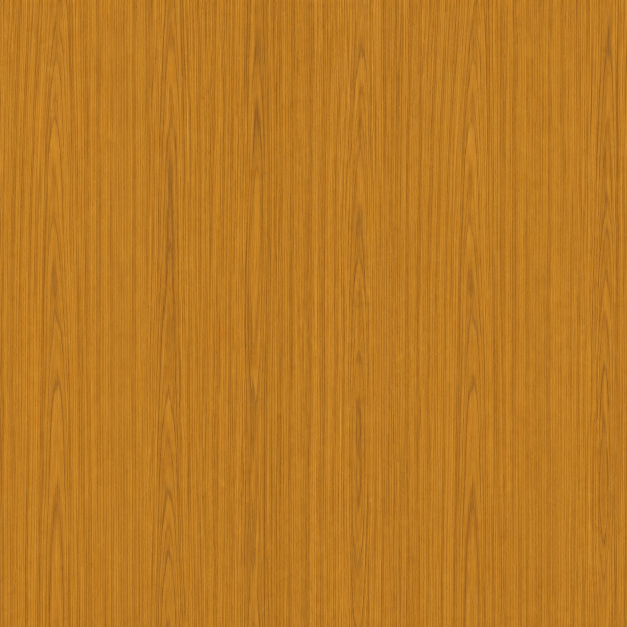
#> input picture scripts/material-sources/sandwich-panel-golden-oak.png, 1254 x 1254 px (shown at 1/2 size)
$ python generate-panel-wood-assets.py
#> lines starting #> are read from the running program, lines starting #| are printed output that depends on the picture
"""Generate role-specific PBR maps for wood-effect sandwich-panel skins.

The source images are project-owned ImageGen assets that represent a printed
coil-coating pattern. The normal and roughness maps intentionally describe a
smooth coated steel sheet, not natural wood relief.
"""

from __future__ import annotations

import json
import random
from pathlib import Path

from PIL import Image, ImageChops, ImageFilter, ImageOps


ROOT = Path(__file__).resolve().parents[1]
SOURCE_ROOT = ROOT / "scripts" / "material-sources"
OUTPUT_ROOT = ROOT / "public" / "materials" / "panel-wood"
MANIFEST_PATH = ROOT / "public" / "materials" / "manifest.json"

QUALITY_SIZES = {"1k": 1024, "2k": 2048}
DECORS = {
    "golden_oak": {
        "source": "sandwich-panel-golden-oak.png",
        "label": "Złoty Dąb",
        "prompt": "Golden Oak factory-printed wood-effect coil coating on smooth galvanized steel.",
    },
    "dark_oak": {
        "source": "sandwich-panel-dark-oak.png",
        "label": "Ciemny Dąb",
        "prompt": "Dark Oak factory-printed wood-effect coil coating on smooth galvanized steel.",
    },
    "bog_oak": {
        "source": "sandwich-panel-grey-wood.png",
        "label": "Szary drewnopodobny",
        "prompt": "Grey Wood factory-printed wood-effect coil coating on smooth galvanized steel.",
    },
}


def mirror_tile(image: Image.Image, size: int) -> Image.Image:
    quarter = ImageOps.fit(
        image.convert("RGB"),
        (size // 2, size // 2),
        method=Image.Resampling.LANCZOS,
    )
    top = Image.new("RGB", (size, size // 2))
    top.paste(quarter, (0, 0))
    top.paste(ImageOps.mirror(quarter), (size // 2, 0))
    result = Image.new("RGB", (size, size))
    result.paste(top, (0, 0))
    result.paste(ImageOps.flip(top), (0, size // 2))
    return result


def micro_surface(size: int, seed: int) -> tuple[Image.Image, Image.Image]:
    random.seed(seed)
    noise = Image.effect_noise((size, size), 8).filter(
        ImageFilter.GaussianBlur(max(0.35, size / 3200)),
    )
    subtle = noise.point(lambda value: max(0, min(255, 128 + round((value - 128) * 0.012))))
    nx = ImageChops.offset(subtle, 1, 0)
    ny = ImageChops.offset(subtle, 0, 1)
    normal = Image.merge("RGB", (nx, ny, Image.new("L", (size, size), 255)))
    roughness = noise.point(lambda value: max(0, min(255, 148 + round((value - 128) * 0.02))))
    return normal, roughness


def save_webp(image: Image.Image, path: Path, quality: int) -> None:
    path.parent.mkdir(parents=True, exist_ok=True)
    image.save(path, "WEBP", quality=quality, method=6)


def update_manifest() -> None:
    manifest = json.loads(MANIFEST_PATH.read_text(encoding="utf-8"))
    panel_finishes = {}
    for finish_id, decor in DECORS.items():
        panel_finishes[finish_id] = {
            "kind": "printed-wood sandwich-panel skin",
            "source": decor["source"],
            "author": "OpenAI ImageGen / project",
            "license": "Project-owned generated asset",
            "referenceProduct": "SteelProfil wood-effect PIR sandwich panel",
            "referenceUrl": "https://www.steelprofil.eu/sklep/plyta-warstwowa-drewnopodobna-okladzina-poliuretan-pir/",
            "transformation": (
                "Mirror-tiled and exported as WebP. Normal and roughness were "
                "generated as smooth polyester-coated steel microstructure."
            ),
            "promptSummary": decor["prompt"],
            "variants": ["1k", "2k"],
            "maps": ["albedo", "normal", "roughness"],
        }
    manifest["panelWoodFinishes"] = panel_finishes
    MANIFEST_PATH.write_text(
        json.dumps(manifest, ensure_ascii=False, indent=2) + "\n",
        encoding="utf-8",
    )


def main() -> None:
    for index, (finish_id, decor) in enumerate(DECORS.items()):
        source = Image.open(SOURCE_ROOT / decor["source"]).convert("RGB")
#> source is the input picture: PIL image 1254x1254 RGB; mean R, G, B 186.5, 121.8, 35.5
        for quality, size in QUALITY_SIZES.items():
            albedo = mirror_tile(source, size)
            normal, roughness = micro_surface(size, 4100 + index)
            target = OUTPUT_ROOT / finish_id / quality
            save_webp(albedo, target / "albedo.webp", 88)
            save_webp(normal, target / "normal.webp", 80)
            save_webp(roughness, target / "roughness.webp", 80)
            if quality == "2k":
                preview = ImageOps.fit(albedo, (320, 320), method=Image.Resampling.LANCZOS)
                save_webp(preview, target.parent / "preview.webp", 84)
#> this loop made 2 passes
#> pass 1, in mirror_tile, `quarter = ImageOps.fit( image.convert("RGB"), (size // 2, size // 2), ..`:
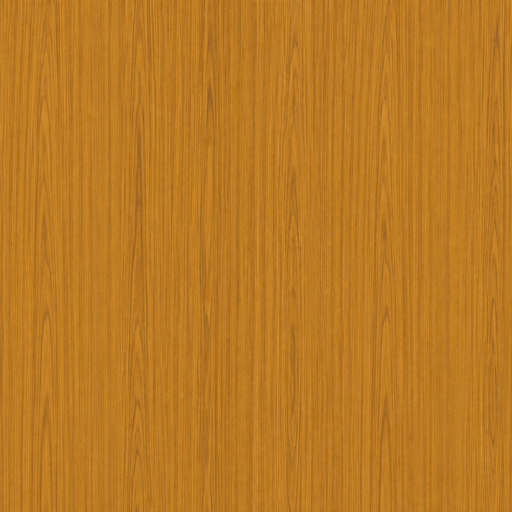
#> quarter: PIL image 512x512 RGB; mean R, G, B 186.5, 121.8, 35.5
#> after the loop:
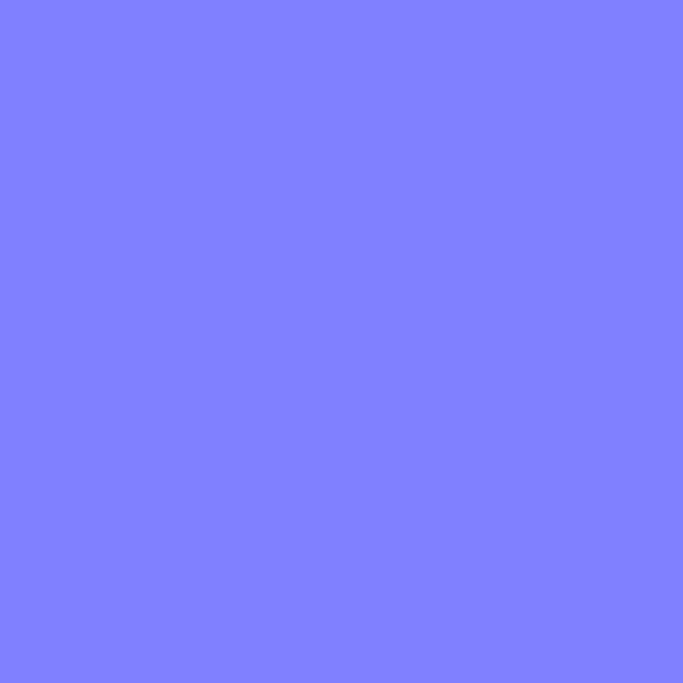
#> normal: PIL image 2048x2048 RGB (shown at 1/3 size); mean R, G, B 128, 128, 255
#> after the loop: roughness: PIL image 2048x2048 L; every value is 148
#> pass 2 of the loop in main, `for index, (finish_id, decor) in enumerate(DECORS.items()):`:
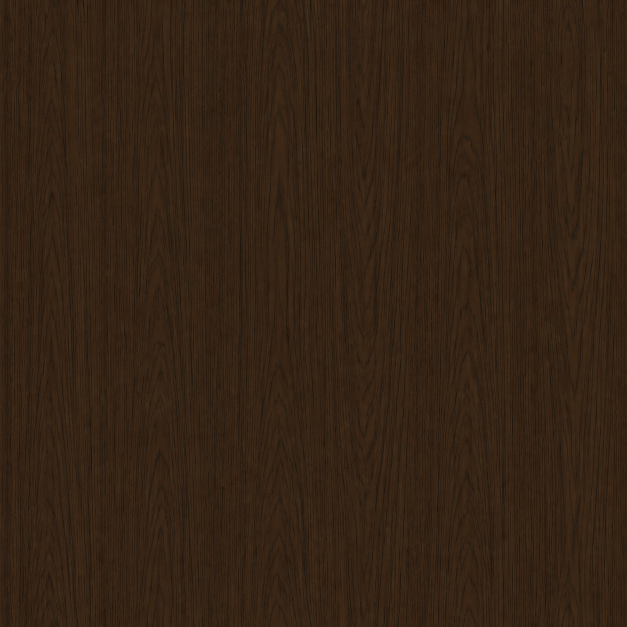
#> input picture scripts/material-sources/sandwich-panel-dark-oak.png, 1254 x 1254 px (shown at 1/2 size)
#> in main, source is the input picture: PIL image 1254x1254 RGB; mean R, G, B 52.5, 34.9, 20.5
#> the loop in main, `for quality, size in QUALITY_SIZES.items():` made 2 passes
#> pass 1, in mirror_tile (call 3), `quarter = ImageOps.fit( image.convert("RGB"), (size // 2, size // 2), ..`:
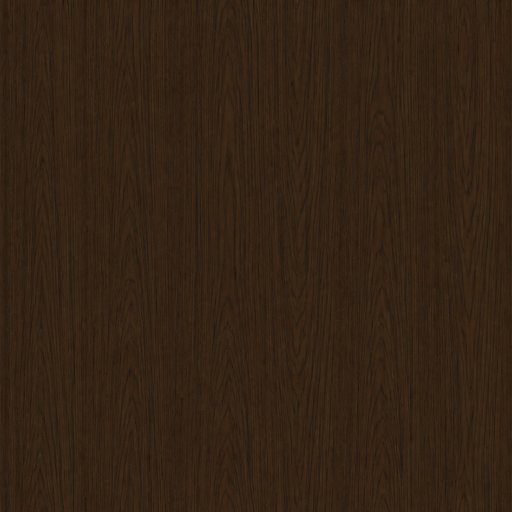
#> quarter: PIL image 512x512 RGB; mean R, G, B 52.5, 34.9, 20.5
#> pass 1, in micro_surface (call 3), `noise = Image.effect_noise((size, size), 8).filter( ImageFilter.Gaussi..`:
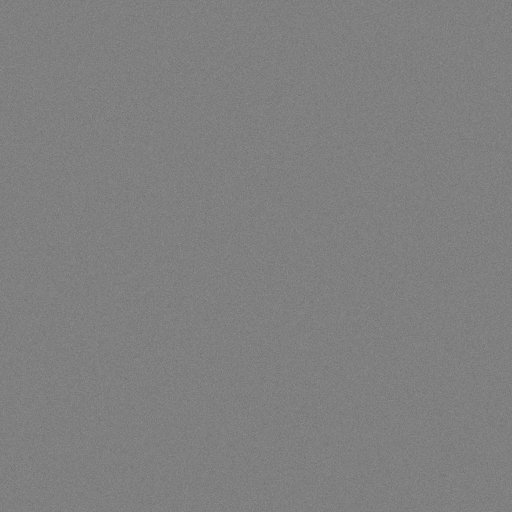
#> noise: PIL image 1024x1024 L (shown at 1/2 size); min 97, max 158, mean 127.5
#> pass 3 of the loop in main, `for index, (finish_id, decor) in enumerate(DECORS.items()):`:
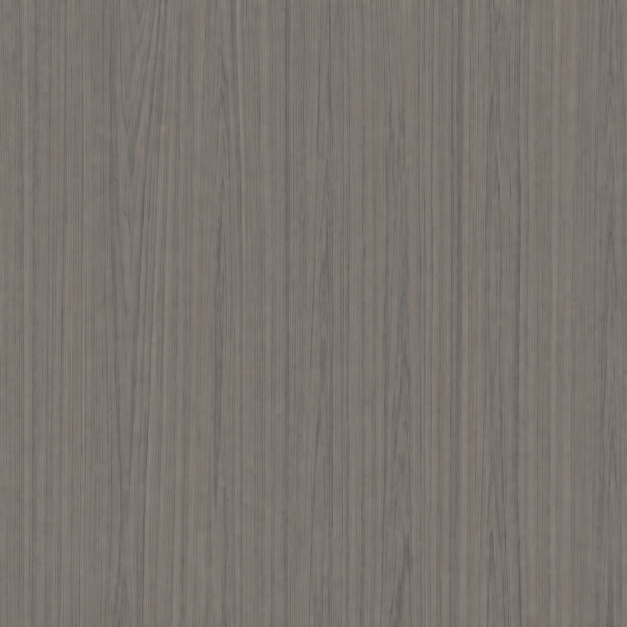
#> input picture scripts/material-sources/sandwich-panel-grey-wood.png, 1254 x 1254 px (shown at 1/2 size)
#> in main, source is the input picture: PIL image 1254x1254 RGB; mean R, G, B 122.6, 116.3, 110.8
#> the loop in main, `for quality, size in QUALITY_SIZES.items():` made 2 passes
#> pass 1, in micro_surface (call 5), `noise = Image.effect_noise((size, size), 8).filter( ImageFilter.Gaussi..`:
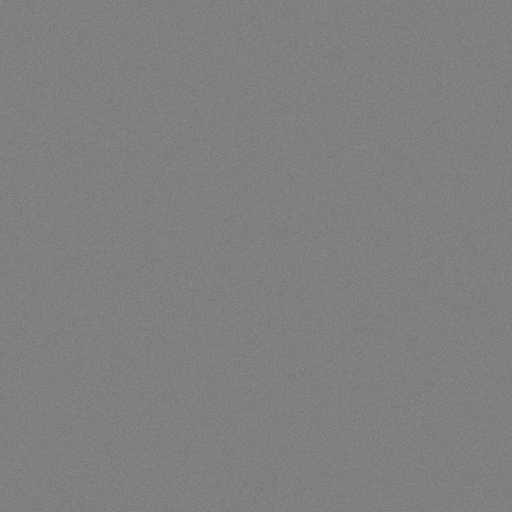
#> noise: PIL image 1024x1024 L (shown at 1/2 size); min 95, max 158, mean 127.5
#> pass 1, in micro_surface (call 5), `normal = Image.merge("RGB", (nx, ny, Image.new("L", (size, size), 255)))`:
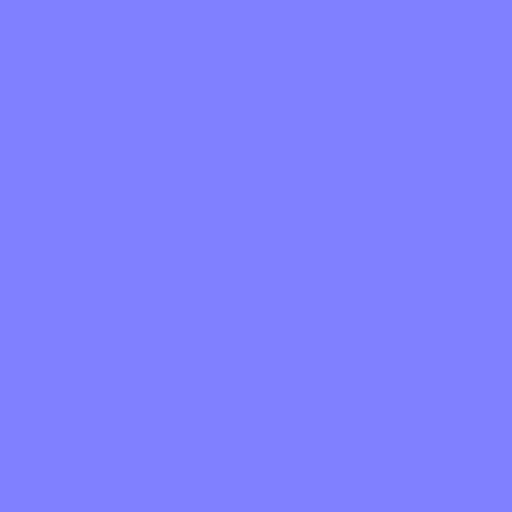
#> normal: PIL image 1024x1024 RGB (shown at 1/2 size); mean R, G, B 128, 128, 255
    update_manifest()
    print(f"Generated {len(DECORS)} sandwich-panel wood finishes.")


if __name__ == "__main__":
#> (the run stopped early here; a loop or call above may not have finished)
